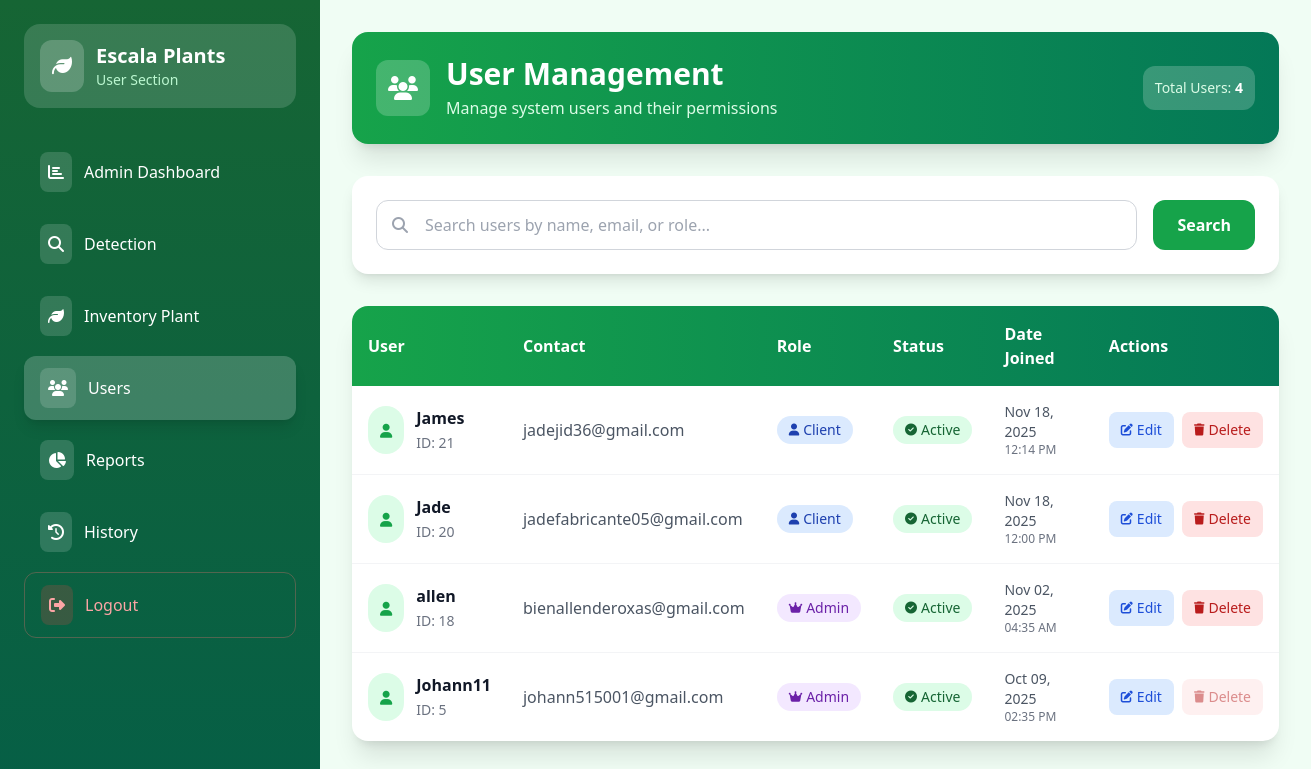
Before: /users/ (signed in) with the older database file.
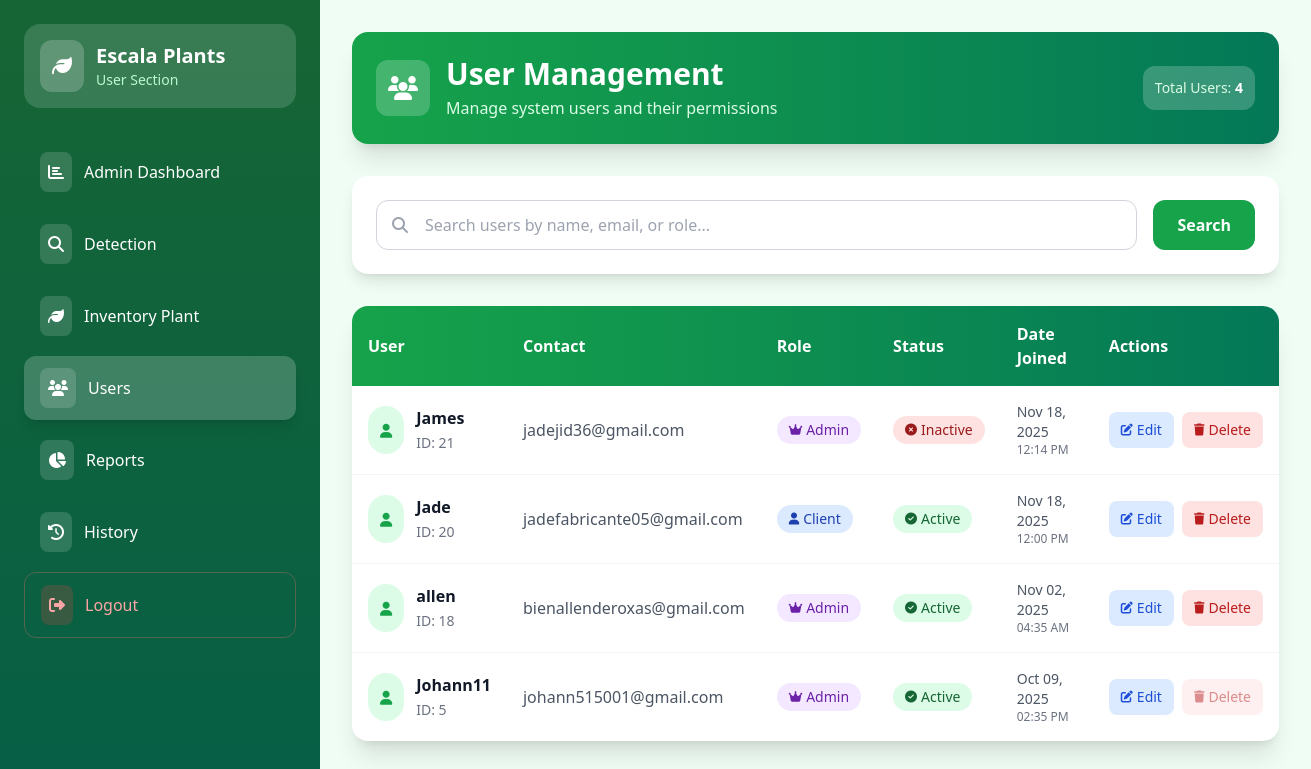
After: the same page with the newer database file.
### dashboard/models.py (models this page shows)
class CustomUser(AbstractUser):
    ROLE_CHOICES = (
        ('admin', 'Admin'),
        ('client', 'Client'),
    )
    email = models.EmailField(unique=True)  # Make email required and unique
    role = models.CharField(max_length=10, choices=ROLE_CHOICES, default='client')
    USERNAME_FIELD = 'email'  # Use email for authentication
    REQUIRED_FIELDS = ['username']  # Keep username but not required for login

### dashboard/views.py (the view, shortened to what this page needs)
# urls.py: path('users/', user_list, name='user_list'),
@login_required
def user_list(request):
    if request.user.role != "admin":
        return redirect('home')
    users = CustomUser.objects.all().order_by('-date_joined')
    search_query = request.GET.get('search', '')
    if search_query:
        users = users.filter(
            Q(username__icontains=search_query) |
            Q(email__icontains=search_query) |
            Q(role__icontains=search_query)
        )
    return render(request, "dashboard/user_list.html", {
        "users": users,
        "search_query": search_query
    })

### dashboard/templates/dashboard/user_list.html (shortened to what the changed rows need)
{% load static %}
<!DOCTYPE html>
<html lang="en">
<head>
    <script src="https://cdn.tailwindcss.com"></script>
    <link rel="stylesheet" href="https://cdnjs.cloudflare.com/ajax/libs/font-awesome/6.4.0/css/all.min.css">
</head>
<body>
    <div class="flex">
        <div class="sidebar hidden lg:block">
            <div class="p-6">
                <div class="bg-white bg-opacity-15 rounded-2xl p-4 mb-8">
                    <div class="flex items-center space-x-3">
                        <div>
                            <h1 class="text-xl font-bold">Escala Plants</h1>
                        </div>
                    </div>
                </div>
            </div>
        </div>
        <main class="main-content flex-1">
            <div class="bg-gradient-to-r from-green-600 to-emerald-700 text-white p-6 rounded-2xl shadow-xl mb-8">
                <div class="flex flex-col lg:flex-row lg:items-center lg:justify-between">
                    <div class="flex items-center space-x-4 mb-4 lg:mb-0">
                        <div>
                            <h2 class="text-2xl lg:text-3xl font-bold">User Management</h2>
                        </div>
                    </div>
                </div>
            </div>
            <div class="bg-white rounded-2xl shadow-xl overflow-hidden">
                <div class="overflow-x-auto">
                    <table class="min-w-full">
                        <thead>
                            <tr class="bg-gradient-to-r from-green-600 to-emerald-700 text-white">
                                <th class="p-4 text-left font-semibold">User</th>
                                <th class="p-4 text-left font-semibold">Contact</th>
                                <th class="p-4 text-left font-semibold">Role</th>
                                <th class="p-4 text-left font-semibold">Status</th>
                                <th class="p-4 text-left font-semibold">Date Joined</th>
                                <th class="p-4 text-left font-semibold">Actions</th>
                            </tr>
                        </thead>
                        <tbody class="divide-y divide-gray-100">
                            {% for user in users %}
                            <tr class="hover:bg-green-50 transition-colors duration-200 user-row">
                                <td class="p-4">
                                    <div class="flex items-center space-x-3">
                                        <div class="bg-green-100 p-3 rounded-full">
                                            <i class="fas fa-user text-green-600 text-sm"></i>
                                        </div>
                                        <div>
                                            <span class="font-semibold text-gray-900 block">{{ user.username }}</span>
                                            <span class="text-gray-500 text-sm">ID: {{ user.id }}</span>
                                        </div>
                                    </div>
                                </td>
                                <td class="p-4">
                                    <div class="text-gray-600">
                                        <div class="font-medium">{{ user.email }}</div>
                                    </div>
                                </td>
                                <td class="p-4">
                                    {% if user.role == 'admin' %}
                                        <span class="inline-flex items-center px-3 py-1 rounded-full text-sm font-medium bg-purple-100 text-purple-800">
                                            <i class="fas fa-crown mr-1 text-xs"></i>
                                            {{ user.role|title }}
                                        </span>
                                    {% else %}
                                        <span class="inline-flex items-center px-3 py-1 rounded-full text-sm font-medium bg-blue-100 text-blue-800">
                                            <i class="fas fa-user mr-1 text-xs"></i>
                                            {{ user.role|title }}
                                        </span>
                                    {% endif %}
                                </td>
                                <td class="p-4">
                                    {% if user.is_active %}
                                        <span class="inline-flex items-center px-3 py-1 rounded-full text-sm font-medium bg-green-100 text-green-800">
                                            <i class="fas fa-check-circle mr-1 text-xs"></i>
                                            Active
                                        </span>
                                    {% else %}
                                        <span class="inline-flex items-center px-3 py-1 rounded-full text-sm font-medium bg-red-100 text-red-800">
                                            <i class="fas fa-times-circle mr-1 text-xs"></i>
                                            Inactive
                                        </span>
                                    {% endif %}
                                </td>
                                <td class="p-4 text-gray-600">
                                    <div class="text-sm">{{ user.date_joined|date:"M d, Y" }}</div>
                                    <div class="text-xs text-gray-500">{{ user.date_joined|date:"h:i A" }}</div>
                                </td>
                                <td class="p-4">
                                    <div class="flex space-x-2">
                                        <a href="{% url 'update_user' user.id %}"
                                           class="inline-flex items-center px-3 py-2 rounded-lg text-sm font-medium bg-blue-100 text-blue-700 hover:bg-blue-200 transition-colors duration-200"
                                           title="Edit User">
                                            <i class="fas fa-edit mr-1 text-xs"></i>
                                            Edit
                                        </a>
                                        <form method="POST" class="inline-block" onsubmit="return confirmDelete('{{ user.username }}');">
                                            <button type="submit"
                                                    class="inline-flex items-center px-3 py-2 rounded-lg text-sm font-medium bg-red-100 text-red-700 hover:bg-red-200 transition-colors duration-200 {% if user.id == request.user.id %}opacity-50 cursor-not-allowed{% endif %}"
                                                    {% if user.id == request.user.id %}disabled title="Cannot delete your own account"{% else %}title="Delete User"{% endif %}>
                                                <i class="fas fa-trash mr-1 text-xs"></i>
                                                Delete
                                            </button>
                                        </form>
                                    </div>
                                </td>
                            </tr>
                            {% endfor %}
                        </tbody>
                    </table>
                </div>
            </div>
        </main>
    </div>
</body>
</html>

Changed rows visible on the page:
changed CustomUser "James": role "Client" → "Admin"; is_active "Active" → "Inactive"
